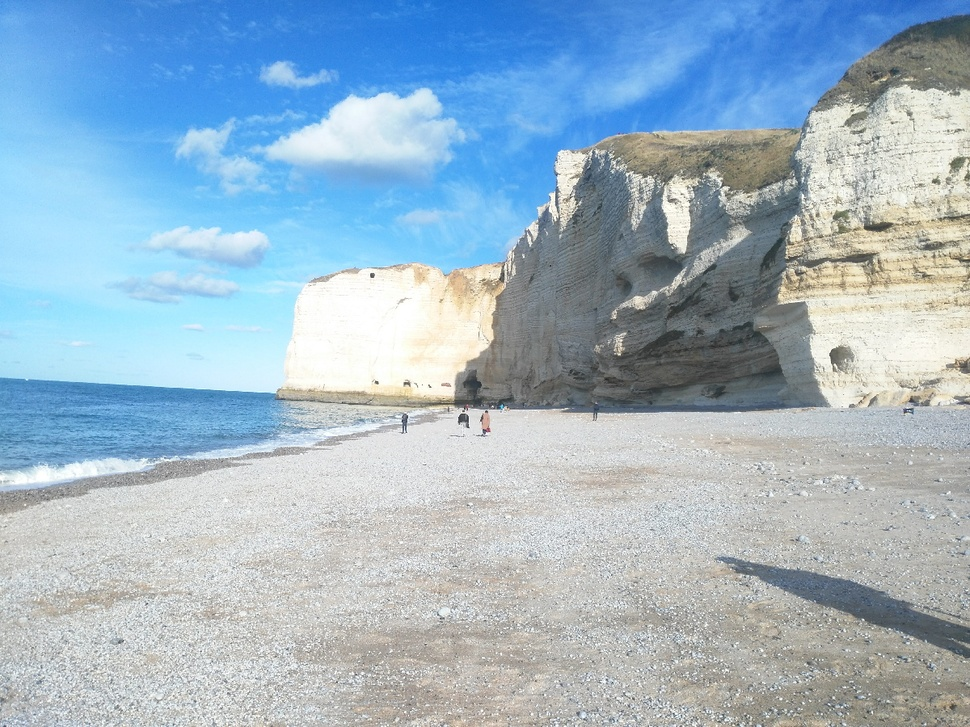
#> input picture docs/Projects/etretat.jpg, 970 x 727 px, shrunk from 1200 x 900 before the run
$ jupyter execute project2_enchance.ipynb
#> lines starting #> are read from the running program, lines starting #| are printed output that depends on the picture
#> further down, im is the input picture: shape (727, 970, 3); mean R, G, B 158, 181.4, 197.9
# Coding project - Image enchancement

By Alexandre Achten - 000494484

December 2023

## Definition of functions

* The gamma correction is used to enhance the image contrast, depending on the value of gamma.
* The auto-levels function is used to enhance the im_outage contrast, by stretching the histogram to the full range of values.
* The equalization uses the normalized cumulative histogram to use as many grey levels for more frequent values.
* In order to remove noise, the median filter is used

[cell 1]
import numpy as np
from skimage.io import imread, imsave, imshow
import matplotlib.pyplot as plt
from skimage.morphology import disk
from skimage.filters.rank import median, mean
from skimage.color import rgb2hsv, hsv2rgb

#check if it's a color image
def is_color(im):
    if len(im.shape) > 2:
        return True
    else:
        return False

def show_histogram(im,title=None):
    '''
    Show the histogram of the image
    '''
#> called with title = 'Original'
    if len(im.shape) > 2:
        hist_r, bins = np.histogram(im[:,:,0], bins=range(256))
#> hist_r = 255 values, max 9178 at index 254, min 0 at index 0, mean 2765.5; bins = 256 values from 0 to 255
        hist_g, bins = np.histogram(im[:,:,1], bins=range(256))
#> hist_g = 255 values, max 8636 at index 254, min 0 at index 0, mean 2765.5
        hist_b, bins = np.histogram(im[:,:,2], bins=range(256))
#> hist_b = 255 values, max 33223 at index 254, min 0 at index 0, mean 2765.5
        plt.figure()
        plt.plot(hist_r,'r')
        plt.plot(hist_g,'g')
        plt.plot(hist_b,'b')

    else:
        plt.figure()
        hist, bins = np.histogram(im.flatten(), bins=range(256))
        plt.plot(hist)

    plt.title(title)
    plt.show()
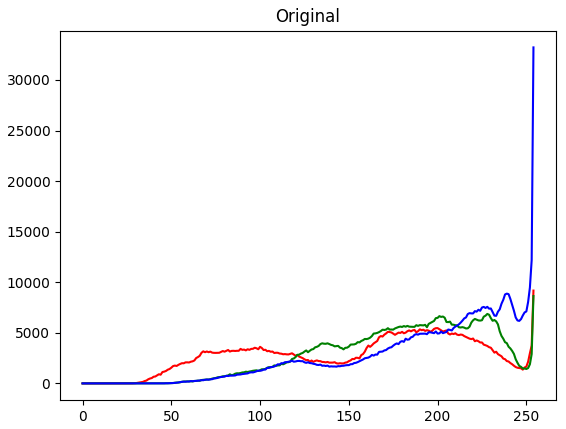
#> figure drawn by matplotlib, 1 panel; curve peaks at x = 254, y = 9178; curve peaks at x = 254, y = 8636; curve peaks at x = 254, y = 33223

def gamma_correction(im,gamma): #used to enhance the contrast
    '''
    If gamma < 1, the original image is darker. If gamma > 1, the original image is brighter.
    '''
    lut = np.power(np.arange(0,256),gamma) * np.power(255,1-gamma)
    im_out = lut[im]
    return im_out

def auto_level(im):
    '''
    Make the picture use all the range of values
    '''
    g_min = np.min(im)
    g_max = np.max(im)
    lut = 255*(np.arange(0,256)-g_min)/(1.*g_max-g_min)
    lut[0:g_min]=0
    lut[g_max:] = 255
    #apply the lut
    im_out = lut[im]
    return im_out

# [60 lines left out: functions equalization, remove_noise, correct_luminosity, darkener, correct_luminosity3, not called in this run]

def enchancement(im,gamma=1,autolevel=False,equalize=False,correct_lum=False,remove_noise=False):
    '''
    Apply all the enchancement to the image
    '''
#> called with gamma = 1.3, autolevel = True, equalize = False, correct_lum = False, remove_noise = False
    im_out = im.copy()
    if (is_color(im_out)): #if the image have 3 channels
        for channel in range(3):
            if remove_noise:
                im_out[:,:,channel] = remove_noise(im_out[:,:,channel])
            if autolevel:
                im_out[:,:,channel] = auto_level(im_out[:,:,channel])
            if correct_lum:
                im_out = correct_luminosity(im_out)
            if gamma != 1:
                im_out[:,:,channel] = gamma_correction(im_out[:,:,channel],gamma)
            if equalize:
                im_out[:,:,channel] = equalization(im_out[:,:,channel])
#> this loop made 3 passes
#> g_min in auto_level on passes 1 to 3: 27, 36, 34
#> pass 1, in auto_level, `im_out = lut[im]`:
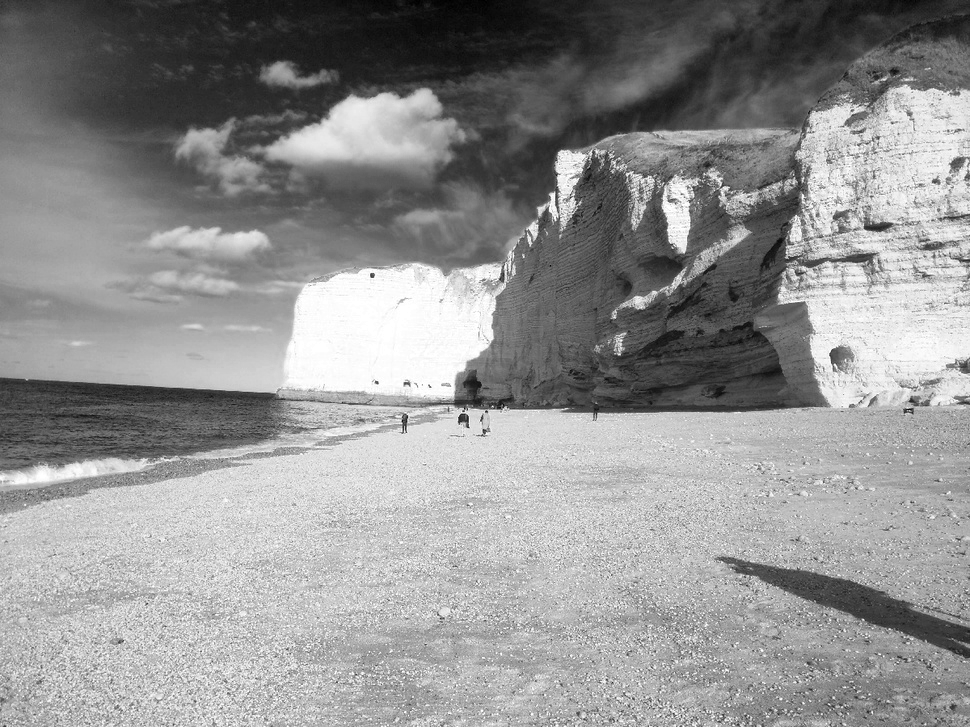
#> im_out: shape (727, 970) float64; min 0, max 255, mean 146.5
#> pass 1, in gamma_correction, `im_out = lut[im]`:
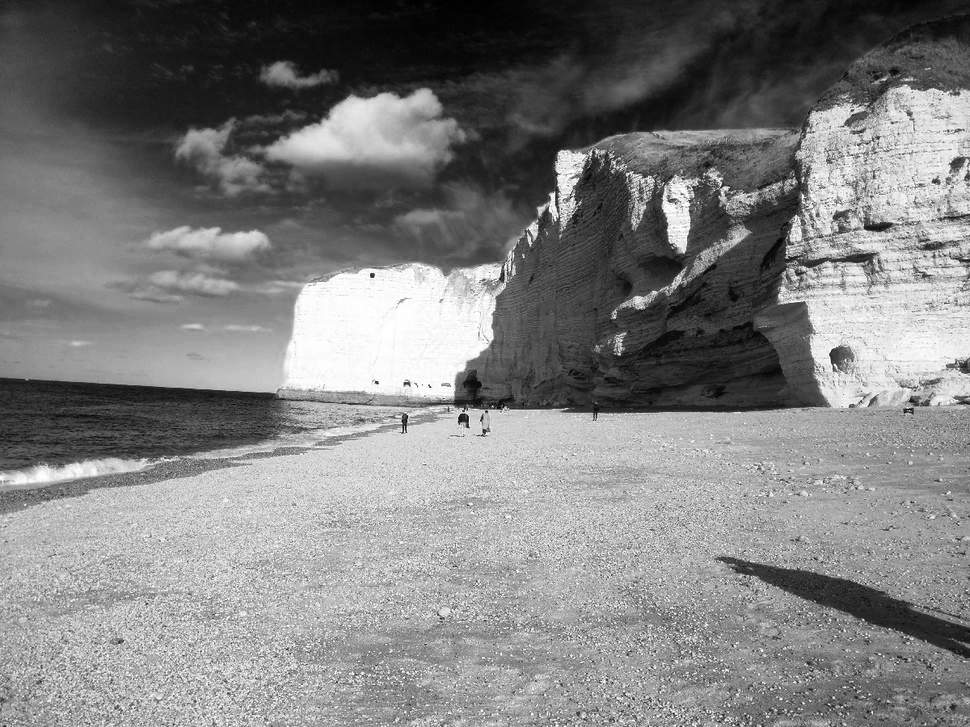
#> im_out: shape (727, 970) float64; min 0, max 255, mean 128.6
#> pass 2, in auto_level (call 2), `im_out = lut[im]`:
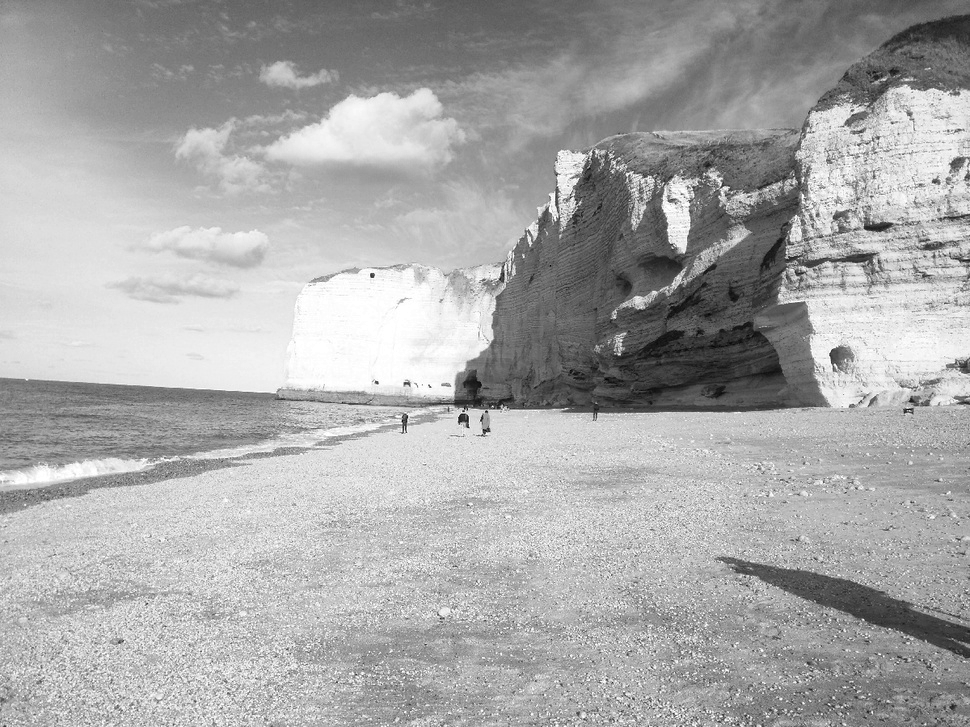
#> im_out: shape (727, 970) float64; min 0, max 255, mean 169.3
#> pass 2, in gamma_correction (call 2), `im_out = lut[im]`:
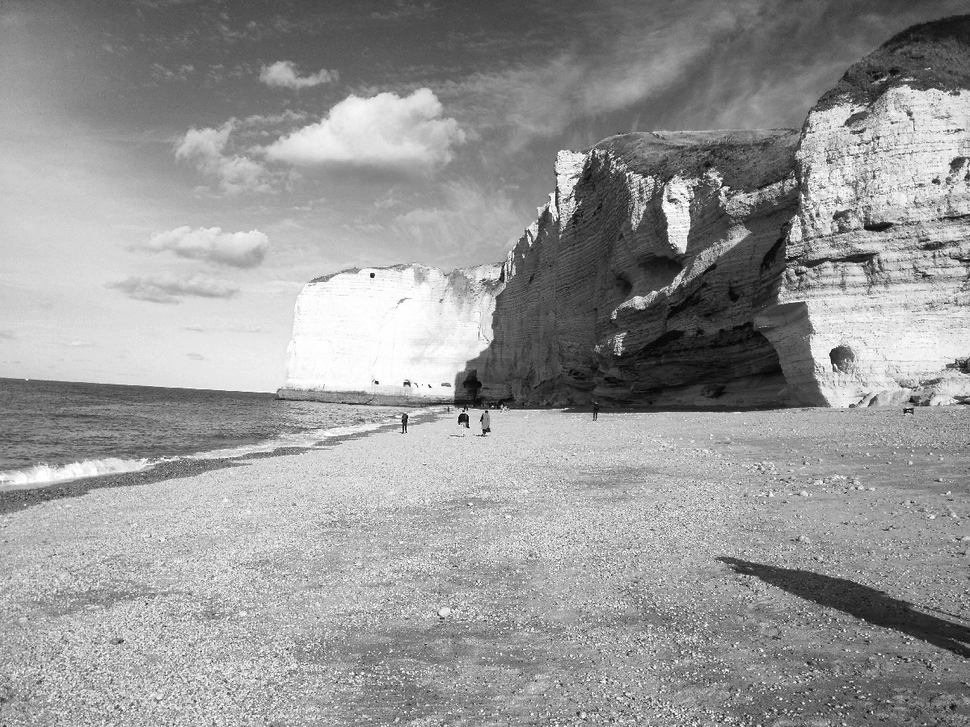
#> im_out: shape (727, 970) float64; min 0, max 255, mean 151.8
#> after the loop:
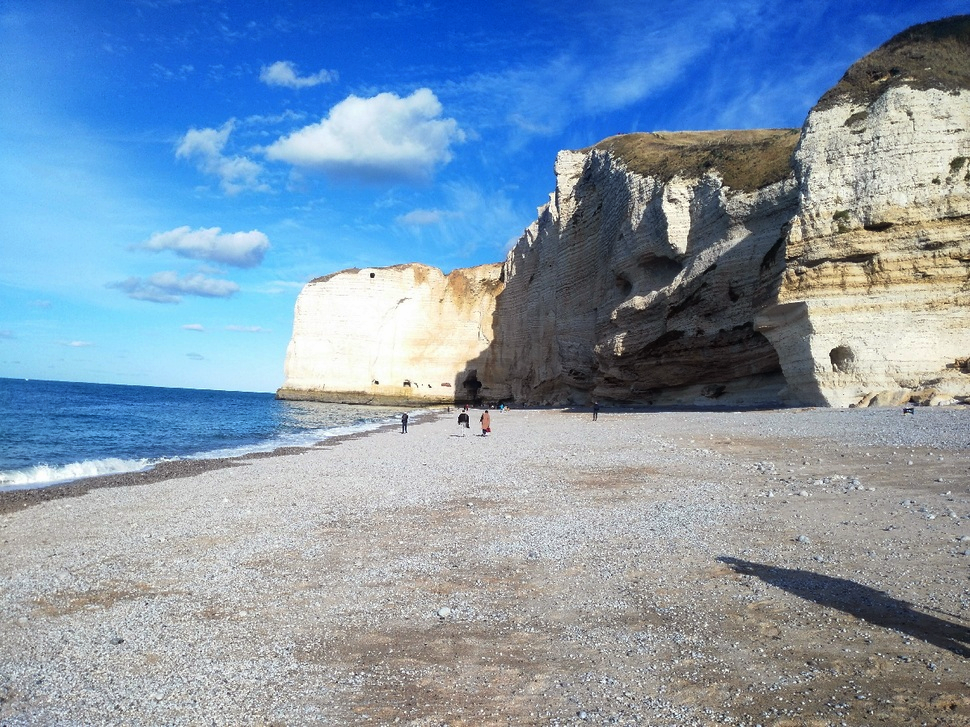
#> im_out: shape (727, 970, 3); mean R, G, B 128, 151.3, 174.8
    else: #if the image have only 1 channel (grayscale)
        if remove_noise:
            im_out = remove_noise(im_out)
        if autolevel:
            im_out = auto_level(im_out)
        if correct_lum:
            im_out = correct_luminosity(im_out)
        if gamma != 1:
            im_out = gamma_correction(im_out,gamma)
        if equalize:
            im_out = equalization(im_out)

    return im_out

## The actual code

[cell 2]
im = imread("etretat.jpg")
gamma_level = 1.3

show_histogram(im,"Original")
im_enh = enchancement(im,gamma=gamma_level,autolevel=True,equalize=False,correct_lum=False,remove_noise=False)
plt.figure(figsize=(15,15))
plt.subplot(1,2,1)
imshow(im)
plt.subplot(1,2,2)
imshow(im_enh)
show_histogram(im_enh,"Enhanced")
#> call 2 of show_histogram, with title = 'Enhanced'
#> in show_histogram (call 2), `hist_r, bins = np.histogram(im[:,:,0], bins=range(256))`: hist_r = 255 values, max 6351 at index 38, min 0 at index 14, mean 2765.5
#> in show_histogram (call 2), `hist_g, bins = np.histogram(im[:,:,1], bins=range(256))`: hist_g = 255 values, max 6867 at index 214, min 0 at index 14, mean 2765.5
#> in show_histogram (call 2), `hist_b, bins = np.histogram(im[:,:,2], bins=range(256))`: hist_b = 255 values, max 19943 at index 254, min 0 at index 10, mean 2765.5
#> in show_histogram (call 2), `plt.show()`:
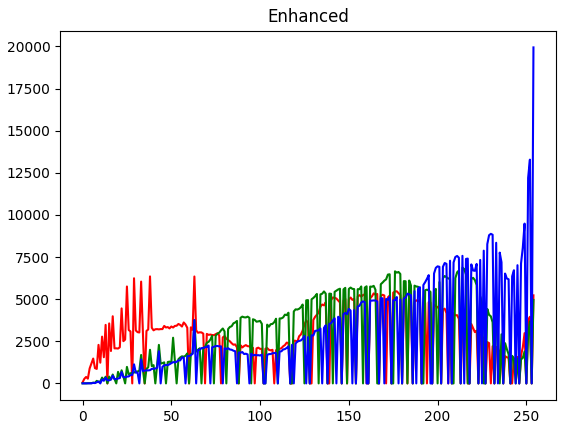
#> figure drawn by matplotlib, 1 panel; curve peaks at x = 38, y = 6351; curve peaks at x = 214, y = 6867; curve peaks at x = 254, y = 19943

imsave("etretat_enhanced.jpg",im)
